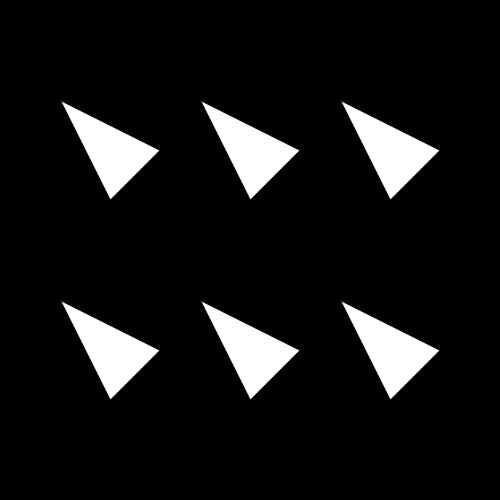
Frame 1 (no input)
Frame 60 (the mouse pressed at the canvas centre just before this capture): identical to frame 1, image omitted
Frame 120 (the mouse held since frame 60 and released just before this capture): identical to frame 1, image omitted

The Processing sketch that drew this single still picture (run headless with seeded random() and noise(); from frame 60 on, the mouse is pressed at the canvas centre):

// Processing sketch: processing_61707
// ── processing_61707.pde

float r=1;


void setup(){
size(500,500);

}

void draw(){
 background(0);

   cone(60,100,3,60,100);
   cone(200,100,6,200,100);
   cone(340,100,5,340,100);
   cone(60,300,2,60,300);
   cone(200,300,4,200,300);
   cone(340,300,1,340,300);

   
   rotate(r);
}


void cone( float a, float b, float c, float x, float y){
  
  translate(a,b);
  
  if(mouseX>x && mouseY>y && mouseX<x+80 && mouseY<y+80){
  rotate(r+c);  
  }
  
  triangle(0,0,50,100,100,50);
  resetMatrix();
   r+=PI/500;

}
